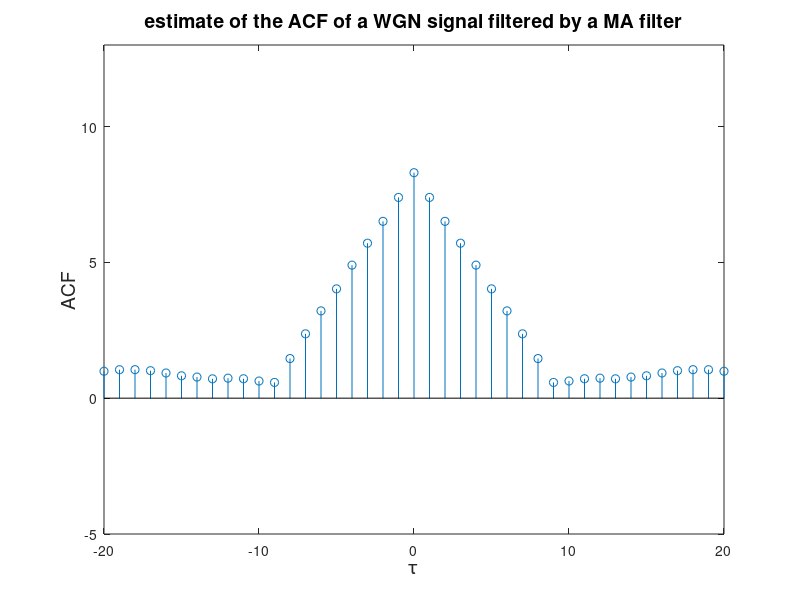

This chart was generated by the following MATLAB code:
clear all
%%
v = randn(1000,1); % 1000 sample WGN vector
y = filter(ones(9,1),[1],v); % filter it using a moving avarage filter
autoy = xcorr(y,'unbiased');
temp = -999:1:999;
stem(temp,autoy);
axis([-20  20, -5 13])
title('estimate of the ACF of a WGN signal filtered by a MA filter','FontSize',14)
ylabel('ACF','FontSize',14)
xlabel('\tau','FontSize',14)

